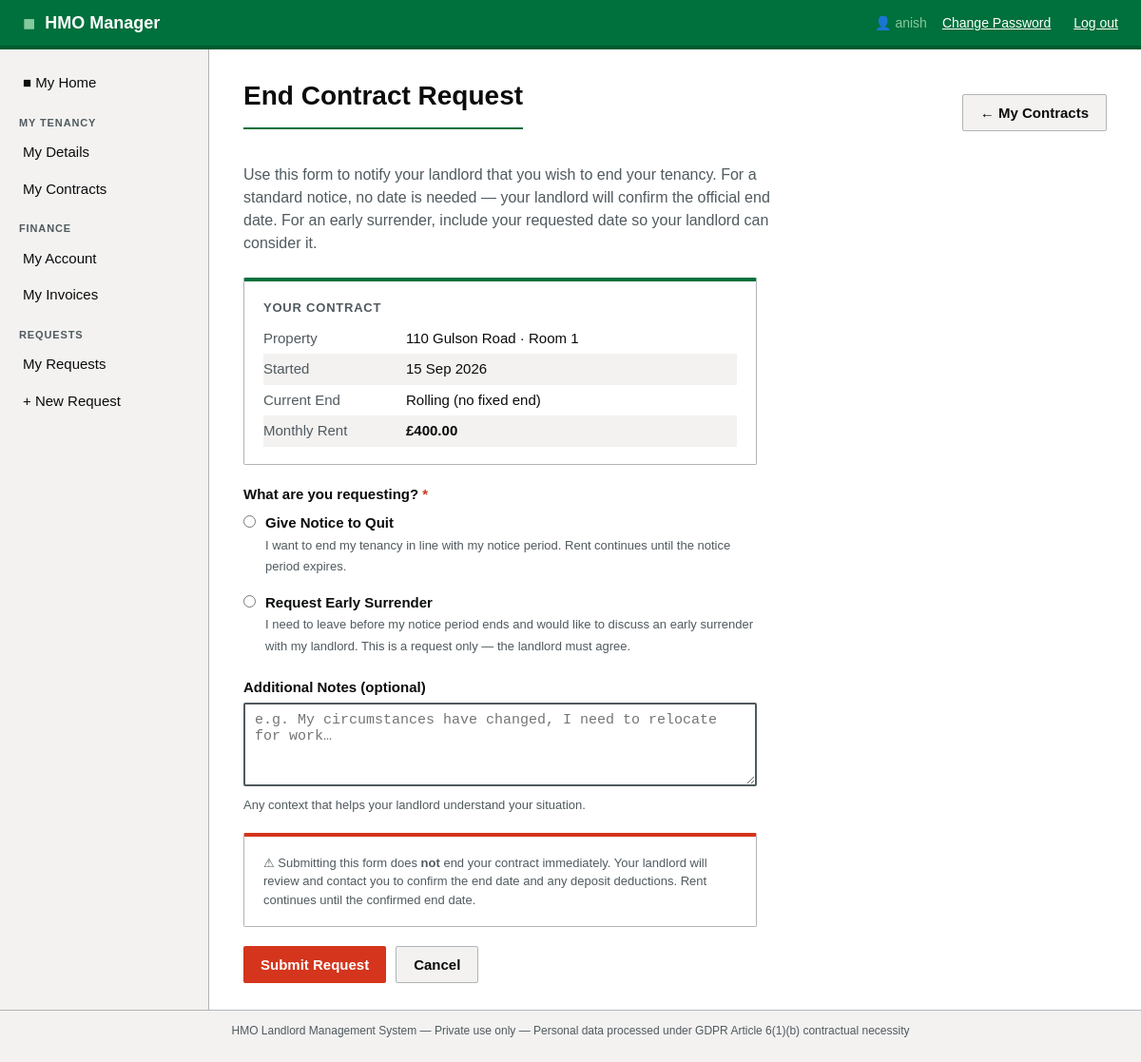
The app's page /portal/contracts/6/end-request (signed in) with its own data.
### app/models.py (models this page shows, shortened)
class User(UserMixin, db.Model):
    __tablename__ = 'users'
    id = db.Column(db.Integer, primary_key=True)
    username = db.Column(db.String(64), unique=True, nullable=False)
    email = db.Column(db.String(120), unique=True, nullable=False)
    password_hash = db.Column(db.String(256), nullable=False)
    role = db.Column(db.String(20), default='landlord')  # admin / landlord / tenant
    is_active = db.Column(db.Boolean, default=True)
    created_at = db.Column(db.DateTime, default=datetime.utcnow)
    properties = db.relationship('Property', backref='owner', lazy='dynamic')
    tenants = db.relationship('Tenant', backref='landlord', lazy='dynamic',
                               foreign_keys='Tenant.user_id')

class Property(db.Model):
    __tablename__ = 'properties'
    id = db.Column(db.Integer, primary_key=True)
    user_id = db.Column(db.Integer, db.ForeignKey('users.id'), nullable=False)
    address_line1 = db.Column(db.String(200), nullable=False)
    address_line2 = db.Column(db.String(200))
    city = db.Column(db.String(100))
    postcode = db.Column(db.String(20))
    property_ref = db.Column(db.String(50))
    created_at = db.Column(db.DateTime, default=datetime.utcnow)
    rooms = db.relationship('Room', backref='property', lazy='dynamic',
                             cascade='all, delete-orphan')
    bills = db.relationship('Bill', backref='property', lazy='dynamic')
    compliance_docs = db.relationship('ComplianceDocument', backref='property', lazy='dynamic')
    tasks = db.relationship('Task', backref='property', lazy='dynamic')

class Room(db.Model):
    __tablename__ = 'rooms'
    id = db.Column(db.Integer, primary_key=True)
    property_id = db.Column(db.Integer, db.ForeignKey('properties.id'), nullable=False)
    room_name = db.Column(db.String(50), nullable=False)
    is_occupied = db.Column(db.Boolean, default=False)
    contracts = db.relationship('TenantContract', backref='room', lazy='dynamic')
    tasks = db.relationship('Task', backref='room', lazy='dynamic')

class TenantContract(db.Model):
    __tablename__ = 'tenant_contracts'
    id = db.Column(db.Integer, primary_key=True)
    tenant_id = db.Column(db.Integer, db.ForeignKey('tenants.id'), nullable=False)
    property_id = db.Column(db.Integer, db.ForeignKey('properties.id'), nullable=False)
    room_id = db.Column(db.Integer, db.ForeignKey('rooms.id'), nullable=False)
    user_id = db.Column(db.Integer, db.ForeignKey('users.id'), nullable=False)
    start_date = db.Column(db.Date, nullable=False)
    renewal_date = db.Column(db.Date)
    end_date = db.Column(db.Date)
    monthly_rent = db.Column(db.Numeric(10, 2), nullable=False)
    frequency = db.Column(db.String(20), default='monthly')
    next_rent_due = db.Column(db.Date)
    advanced_rent_agreed = db.Column(db.Numeric(10, 2), default=0.00)
    remaining_advance_rent = db.Column(db.Numeric(10, 2), default=0.00)
    is_active = db.Column(db.Boolean, default=True)
    contract_file_path = db.Column(db.String(300))   # uploaded scan / PDF
    notes = db.Column(db.Text)
    created_at = db.Column(db.DateTime, default=datetime.utcnow)
    closure_type     = db.Column(db.String(20))   # 'notice' | 'surrender' | None
    notice_end_date  = db.Column(db.Date)
    surrender_date   = db.Column(db.Date)
    closure_notes    = db.Column(db.Text)
    property = db.relationship('Property', backref='contracts')
    invoices = db.relationship('Invoice', backref='contract', lazy='dynamic')
    bill_shares = db.relationship('BillTenantShare', backref='contract', lazy='dynamic')

### app/portal/routes.py (the view, shortened to what this page needs)
@portal_bp.route('/contracts/<int:contract_id>/end-request', methods=['GET', 'POST'])
@login_required
@tenant_required
def end_contract_request(contract_id):
    tenant   = _get_tenant()
    contract = TenantContract.query.filter_by(
        id=contract_id, tenant_id=tenant.id, is_active=True
    ).first_or_404()
    today = date.today()
    existing_request = Task.query.filter(
        Task.tenant_id   == tenant.id,
        Task.category    == 'contract_query',
        Task.status.in_(['open', 'in_progress']),
        Task.title.like('End Contract Request%'),
    ).first()
    return render_template('portal/end_contract_request.html',
                           tenant=tenant,
                           contract=contract,
                           today=today)

### app/models.py (called while the page is built)
@login_manager.user_loader
def load_user(user_id):
    return User.query.get(int(user_id))

### app/portal/routes.py (called while the page is built)
def tenant_required(f):
    @wraps(f)
    def decorated(*args, **kwargs):
        if not current_user.is_authenticated or current_user.role != 'tenant':
            flash('This area is for tenant accounts only.', 'error')
            return redirect(url_for('dashboard.index'))
        return f(*args, **kwargs)
    return decorated

def _get_tenant():
    tenant = Tenant.query.filter_by(portal_user_id=current_user.id).first()
    if not tenant:
        abort(404)
    return tenant

### app/templates/portal/end_contract_request.html (shortened to what this page needs)
{% extends "base.html" %}
{% block content %}
<div class="flex-between mb-2">
  <h1>End Contract Request</h1>
  <a href="{{ url_for('portal.contracts') }}" class="btn btn-secondary">&larr; My Contracts</a>
</div>
<p class="text-muted" style="max-width:580px; margin-bottom:24px;">
  Use this form to notify your landlord that you wish to end your tenancy.
  For a standard notice, no date is needed — your landlord will confirm the
  official end date. For an early surrender, include your requested date so
  your landlord can consider it.
</p>
<div style="max-width:540px;">
<div class="card" style="margin-bottom:20px; font-size:14px;">
  <div class="card-title">Your Contract</div>
  <table style="margin:0;">
    <tr>
      <td style="color:var(--text-secondary); width:150px; padding:5px 0; border:none;">Property</td>
      <td style="padding:5px 0; border:none;">
        {{ contract.property.address_line1 }} &middot; {{ contract.room.room_name }}
      </td>
    </tr>
    <tr>
      <td style="color:var(--text-secondary); padding:5px 0; border:none;">Started</td>
      <td style="padding:5px 0; border:none;">{{ contract.start_date.strftime('%d %b %Y') }}</td>
    </tr>
    <tr>
      <td style="color:var(--text-secondary); padding:5px 0; border:none;">Current End</td>
      <td style="padding:5px 0; border:none;">
        {{ contract.end_date.strftime('%d %b %Y') if contract.end_date else 'Rolling (no fixed end)' }}
      </td>
    </tr>
    <tr>
      <td style="color:var(--text-secondary); padding:5px 0; border:none;">Monthly Rent</td>
      <td style="padding:5px 0; border:none; font-weight:700;">
        £{{ "%.2f"|format(contract.monthly_rent) }}
      </td>
    </tr>
  </table>
</div>
<form method="POST">
  <div class="form-group">
    <label>What are you requesting? <span style="color:var(--error);">*</span></label>
    <div style="display:flex; flex-direction:column; gap:12px; margin-top:8px;">
      <label style="display:flex; align-items:flex-start; gap:10px; cursor:pointer; font-weight:400;">
        <input type="radio" name="notice_type" value="notice" id="type-notice"
               style="margin-top:3px;" required onchange="toggleSurrenderDate()">
        <div>
          <strong>Give Notice to Quit</strong><br>
          <span style="font-size:13px; color:var(--text-secondary);">
            I want to end my tenancy in line with my notice period.
            Rent continues until the notice period expires.
          </span>
        </div>
      </label>
      <label style="display:flex; align-items:flex-start; gap:10px; cursor:pointer; font-weight:400;">
        <input type="radio" name="notice_type" value="surrender" id="type-surrender"
               style="margin-top:3px;" onchange="toggleSurrenderDate()">
        <div>
          <strong>Request Early Surrender</strong><br>
          <span style="font-size:13px; color:var(--text-secondary);">
            I need to leave before my notice period ends and would like to
            discuss an early surrender with my landlord.
            This is a request only — the landlord must agree.
          </span>
        </div>
      </label>
    </div>
  </div>
  <div class="form-group">
    <label for="notes">Additional Notes (optional)</label>
    <textarea id="notes" name="notes" rows="4"
              placeholder="e.g. My circumstances have changed, I need to relocate for work…"></textarea>
    <span class="form-hint">
      Any context that helps your landlord understand your situation.
    </span>
  </div>
  <div class="card" style="margin-bottom:20px; font-size:13px; color:var(--text-secondary);
                            border-top-color:var(--error);">
    &#9888; Submitting this form does <strong>not</strong> end your contract immediately.
    Your landlord will review and contact you to confirm the end date and
    any deposit deductions. Rent continues until the confirmed end date.
  </div>
  <div style="display:flex; gap:10px;">
    <button type="submit" class="btn btn-primary"
            style="background:var(--error); border-color:var(--error);">
      Submit Request
    </button>
    <a href="{{ url_for('portal.contracts') }}" class="btn btn-secondary">Cancel</a>
  </div>
</form>
</div>
{% endblock %}

### app/templates/base.html (shortened to what this page needs)
<!DOCTYPE html>
<html lang="en">
<head>
    <link rel="stylesheet" href="{{ url_for('static', filename='css/main.css') }}">
</head>
<body>
<header class="site-header">
    <div class="header-inner">
        <div class="logo">
            <span class="logo-mark">&#9632;</span>
            <span class="logo-text">HMO Manager</span>
        </div>
        {% if current_user.is_authenticated %}
        <nav class="header-nav">
            {% if current_user.role == 'tenant' %}
            <span class="user-info">&#128100; {{ current_user.username }}</span>
            {% else %}
            <span class="user-info">{{ current_user.username }} ({{ current_user.role }})</span>
            {% endif %}
            <a href="{{ url_for('auth.change_password') }}" class="btn-link" style="margin-right:8px;">Change Password</a>
            <a href="{{ url_for('auth.logout') }}" class="btn-link">Log out</a>
        </nav>
        {% endif %}
    </div>
</header>
<div class="layout">
    {% if current_user.is_authenticated %}
    <aside class="sidebar">
        <nav class="sidebar-nav">
            <ul>
            {% if current_user.role == 'tenant' %}
                <li><a href="{{ url_for('portal.index') }}" class="nav-link">&#9632; My Home</a></li>
                <li class="nav-section">My Tenancy</li>
                <li><a href="{{ url_for('portal.profile') }}" class="nav-link">My Details</a></li>
                <li><a href="{{ url_for('portal.contracts') }}" class="nav-link">My Contracts</a></li>
                <li class="nav-section">Finance</li>
                <li><a href="{{ url_for('portal.rent_roll') }}" class="nav-link">My Account</a></li>
                <li><a href="{{ url_for('portal.invoices') }}" class="nav-link">My Invoices</a></li>
                <li class="nav-section">Requests</li>
                <li><a href="{{ url_for('portal.tasks') }}" class="nav-link">My Requests</a></li>
                <li><a href="{{ url_for('portal.add_task') }}" class="nav-link">+ New Request</a></li>
            {% endif %}
            </ul>
        </nav>
    </aside>
    {% endif %}
    <main class="main-content">
        {% block content %}{% endblock %}
    </main>
</div>
<footer class="site-footer">
    <p>HMO Landlord Management System &mdash; Private use only &mdash;
    Personal data processed under GDPR Article 6(1)(b) contractual necessity</p>
</footer>
</body>
</html>

### app/static/css/main.css (style rules this page uses)
:root { --green-primary: #00703c; --green-dark: #005a30; --green-light: #e8f5ee; --green-accent: #85c99e; --white: #ffffff; --grey-light: #f3f2f1; --grey-mid: #b1b4b6; --grey-dark: #505a5f; --text-primary: #0b0c0c; --text-secondary: #505a5f; --error: #d4351c; --warning: #fd0; --border: #b1b4b6; --sidebar-width: 220px; --header-height: 52px; }
* { box-sizing: border-box; margin: 0; padding: 0; }
body { font-family: "GDS Transport", Arial, sans-serif; font-size: 16px; line-height: 1.5; color: var(--text-primary); background: var(--white); }
.site-header { background: var(--green-primary); color: var(--white); height: var(--header-height); position: sticky; top: 0; z-index: 100; border-bottom: 4px solid var(--green-dark); }
.header-inner { display: flex; align-items: center; justify-content: space-between; padding: 0 24px; height: 100%; }
.logo { display: flex; align-items: center; gap: 10px; font-size: 18px; font-weight: 700; color: var(--white); text-decoration: none; }
.logo-mark { color: var(--green-accent); font-size: 22px; }
.header-nav { display: flex; align-items: center; gap: 16px; font-size: 14px; }
.user-info { color: var(--green-accent); }
.btn-link { color: var(--white); text-decoration: underline; cursor: pointer; }
.layout { display: flex; min-height: calc(100vh - var(--header-height) - 48px); }
.sidebar { width: var(--sidebar-width); background: var(--grey-light); border-right: 1px solid var(--border); padding: 16px 0; flex-shrink: 0; }
.sidebar-nav ul { list-style: none; }
.sidebar-nav .nav-link { display: block; padding: 8px 20px; color: var(--text-primary); text-decoration: none; font-size: 15px; border-left: 4px solid transparent; transition: background 0.15s, border-color 0.15s; }
.nav-section { padding: 14px 20px 4px; font-size: 11px; font-weight: 700; text-transform: uppercase; letter-spacing: 0.08em; color: var(--grey-dark); }
.main-content { flex: 1; padding: 28px 36px; overflow-x: auto; }
h1 { font-size: 28px; font-weight: 700; color: var(--text-primary); margin-bottom: 20px; padding-bottom: 12px; border-bottom: 2px solid var(--green-primary); }
p { margin-bottom: 12px; color: var(--text-secondary); }
.btn { display: inline-block; padding: 8px 18px; font-size: 15px; font-weight: 600; border: none; border-radius: 2px; cursor: pointer; text-decoration: none; line-height: 1.4; }
.btn-primary { background: var(--green-primary); color: var(--white); }
.btn-secondary { background: var(--grey-light); color: var(--text-primary); border: 1px solid var(--border); }
table { width: 100%; border-collapse: collapse; font-size: 15px; margin-bottom: 24px; }
tbody tr:nth-child(even) { background: var(--grey-light); }
td, th { padding: 9px 14px; border-bottom: 1px solid var(--border); vertical-align: middle; }
.form-group { margin-bottom: 18px; }
label { display: block; font-weight: 600; margin-bottom: 4px; font-size: 15px; }
input[type="text"], input[type="email"], input[type="password"], input[type="number"], input[type="date"], select, textarea { width: 100%; padding: 8px 10px; border: 2px solid var(--grey-dark); border-radius: 2px; font-size: 15px; color: var(--text-primary); background: var(--white); }
.form-hint { font-size: 13px; color: var(--grey-dark); margin-top: 2px; }
.card { background: var(--white); border: 1px solid var(--border); border-top: 4px solid var(--green-primary); border-radius: 2px; padding: 18px 20px; }
.card-title { font-size: 13px; font-weight: 700; text-transform: uppercase; letter-spacing: 0.06em; color: var(--grey-dark); margin-bottom: 6px; }
.site-footer { background: var(--grey-light); border-top: 1px solid var(--border); padding: 12px 24px; font-size: 12px; color: var(--grey-dark); text-align: center; }
.text-muted { color: var(--text-secondary); }
.mb-2 { margin-bottom: 16px; }
.flex-between { display: flex; justify-content: space-between; align-items: center; }

### records on screen
User: username "anish"
Property: property.address_line1 "110 Gulson Road"
Room: room.room_name "Room 1"
TenantContract: start_date "15 Sep 2026", end_date "Rolling (no fixed end)", monthly_rent "400.00"
